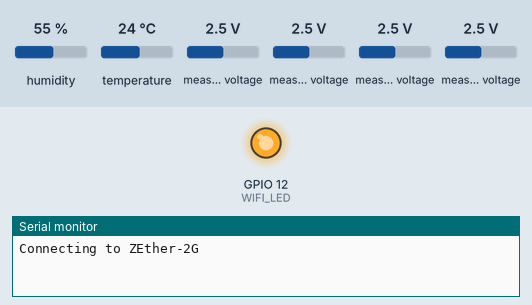
This sketch was run on a simulated ESP8266 (NodeMCU). Parts: output pins drawn as LEDs (lit = HIGH), the last lines printed to the serial monitor. Inputs (shaded band) come from the test bench; at power-on: humidity 55 %, temperature 24 °C, measured voltage 2.5 V. WiFi joins after 1.5 s; servers stay silent unless stated; network time is answered at once with the bench clock; the local clock reads 2024-03-15 10:24:30 at power-on unless the sketch sets it; no MQTT or app messages arrive unless stated.

Above: at 0.1 s.
At 1.6 s:
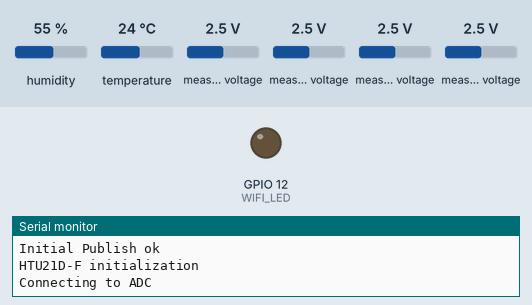
Timing chart, 0 to 3.1 s (numbered marks = the images above):
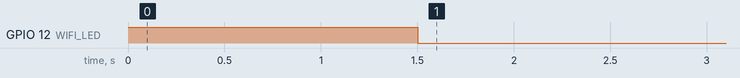

The sketch:

RemoteEnvSensorESP_v1.1.ino
```cpp
// (licence header left out)
#include <NTPClient.h>
#include <ESP8266WiFi.h>
#include <WiFiUdp.h>
#include <PubSubClient.h>
#include <Adafruit_HTU21DF.h>
#include <Wire.h>
#include <Adafruit_ADS1015.h>
#include <user_interface.h>  /* for os timer functionality */

/********************* Hardware Connections ********************/
//#define UNUSED   0  // built in LED on Huzzah
//#define UNUSED   2
//#define I2C_SDA  4  // defined elsewhere
//#define I2C_SCL  5  // defined elsewhere
#define WIFI_LED   12
//#define UNUSED   13
//#define UNUSED   14
//#define UNUSED   15
//#define UNUSED   16
//
// which hardware is actually connected?
#define HTU21DF_P       // Is the temp/hum module present
#define ADS1015_P       // Is the A/D present (for the gas reading)
#define THERMISTORS  2  // Are using the A/D to sense thermistors, and how many


/********************* WiFi Access Point ***********************/
// zimknives shop
//#define WLAN_SSID       "WIFIDBF86C"
//#define WLAN_PASS       "WFF7WQY771CH6ZRU"
//#define LOCATION        "cnc_router"

// home
#define WLAN_SSID       "ZEther-2G"
#define WLAN_PASS       "leonardo1519"
#define LOCATION        "Basement_Tech"

/*********************  MQTT Server Info  *********************/
#define SERVER      "192.168.1.10"
#define SERVERPORT  1883

/********************* MQTT Payload Information ***************/
#define TOPIC_TEST      "PamTest-esp8266"
#define TOPIC_ENV_TEMP  "zk-env/temp"
#define TOPIC_ENV_HUM   "zk-env/humidity"
#define TOPIC_ENV_GASCO   "zk-env/gasco"
#define TOPIC_ENV_GASPR "zk-env/gaspr"
#define TOPIC_ENV_GASRW  "zk-env/gasrw"
#define TOPIC_STIME     "zk-env/time"
#define TOPIC_ENV_THERM0    "zk-env/therm0"
#define TOPIC_ENV_THERM1    "zk-env/therm1"

/********************* Behavioral Characteristics *************/
// delay for the main sensing loop
// samples are sent this often in mS
#define MQTT_INTERVAL  5000 // Currently not used
#define ACQ_INTERVAL   250  // A/D sampling interval

// display debug messages in the loop if defined
// the messages really don't take much time, however ... maybe 10 mS
#define L_DEBUG_MSG
//#define FL_DEBUG_MSG  // beware, if ACQ_INTERVAL is small, this will pump out a lot of messages

/*
 * set up the structure and callback() for the slower loop functionality
 */
os_timer_t sampleTimer; /* for the slower sample loop */
bool sampleTimerOccured;
void sampleTimerCallback(void *pArg)  {
  sampleTimerOccured = true;
}

/*
 * faster loop
 */
os_timer_t acqTimer; /* for the slower sample loop */
bool acqTimerOccured;
void acqTimerCallback(void *pArg)  {
  acqTimerOccured = true;
}

/*
 * use these to do more repeatable loop timing
 * only delay the amount of the SEND_INTERVAL that wasn't used up by other calls
 */
unsigned long currentMillis = 0, previousMillis = 0;

/*
 * ADS1015 12-bit (i2c) ADC
 * ------------------------
 *
 * ADC gain
 *
 * With GAIN_TWO full scale is +/- 2.048 v according to the data sheet.
 * 12 bit adc(i.e. +/- 11-bits (2048)) results in a perfect 1 mV/bit.
 * (Note that the interface circuitry uses a voltage divider to insure
 * that the sensor output stays within the limit of the ADC powered at
 * 3.3v.  Therefore each ADC bit is 2mV from the sensor.)
 */
#define ADC_GAIN         GAIN_TWO
#define ADC_SAMPLES      3  /* just for electrical noise filtering */
#define ADC_INTERVAL     5  /* mS between averaged samples */
#define ADC_AVG_SAMPLES  4  /* samples to be averaged for mqtt publish */

int adc_count;  /* number of samples acquired before average is calculated */

int i, j, k;  /* looping parameters; not intended to be persistent */

int16_t adc[4]; /* raw adc readings */
float   adcsum;  /* accumulator used for averaging */

#ifdef ADS1015_P
// Instantiate the ADC for the gas sensor
Adafruit_ADS1015 ads;
#endif

/*
 * THERMISTOR
 * ----------
 * used to convert thermistor adc values to physical units
 *
 *   VS = 3.3V
 *    |
 *    /
 *    \  seriesR
 *    /
 *    |
 *    --- ADC input -> physically connected to adc[1] and adc [3]
 *    |
 *    /
 *    \  thermR
 *    /
 *    |
 *   GND
 */
const float adcMax = 3336.00;  /* more precise 3.3v, measured */
const float invBeta = 1.00 / 3950.00;  /* thermistor beta parameter from the manufacturer */
const float invT0 = 1.00 / (22.06 + 273.15);  /* 1/T0 in deg K, inverse of thermistor calibration point */
const float T0R = 107592.00;  /* thermistor resistance at T0  */
const float seriesR = 100000.00;  /* series resistor */

struct thermistor  {
  int adc_ch;
  float tempK;
  float tempC;
  float tempF;
  float thermR;
};

struct thermistor therms[THERMISTORS] =
{
  {1, 0, 0, 0, 0},
  {3, 0, 0, 0, 0}
};

/*
 * MiCS5524 GAS SENSOR
 * -------------------
 * convert the adc reading to PPM.
 * use the appropriate formula for different gasses.
 * remember that the sensor cannot distinguish which gas is causing
 * the reading.  so, this just calculates various PPM's as if the sensor
 * was responding to a particular gas.
 *
 * 0 = no conversion
 * 1 = CO
 * 2 = propane
 *
 *
 *****
 *** These formula's are a guess !!!  *** NOT CALIBRATED ***
 *** Under absolute no circumstances should this software/firmware alone or in
 *** combination with hardware on which it was designed to run be used
 *** to make safety and/or health decisions.
 ***
 *** Do not use it to determine if a
 *** location is safe for human or animal occupancy.  It was developed solely
 *** for hobby and learning purposes.
 *****
 */
#define PASSTHRU 0
#define CARBMONO 1
#define PROPANE  2
#define VS       (float)5.19   // supply voltage
#define R0       (float)164161 // sensor resistance in air (no CO) ... measured
#define RL       (float)10000  // load resistor; fixed in hardware
#define VPBIT    (float)0.002  // V / bit; remember hardware voltage divider

float gas_v_to_ppm(int formula, float bits)  {

  float ppm = (float)-1;
  float rs;

  rs = RL * ((VS/(VPBIT * bits)) - 1);

  switch(formula)  {
    case PASSTHRU:
      ppm = VPBIT * bits;
      break;

    case PROPANE:
      ppm = (float)10500 * pow(((rs/R0)/0.065),-2.2561);
      break;

    case CARBMONO:
      ppm = (float)4.7 * pow(((rs/R0)),-1.1792);
      break;

    default:
      break;
  }

  return ppm;
}


/*
 *  NIST NETWORK TIME
 *  -----------------
 *  seconds to get from Greenwich to CST
 */
#define TZ_OFFSET      -21600

// Instantiate the UDP and Network Time Protocol
WiFiUDP ntpUDP;
NTPClient timeClient(ntpUDP, TZ_OFFSET);


/*
 * HTU21D Temp/Humidity (I2C)
 * --------------------------
 * Temp and Humidity calibration
 * I measured the temp at 72, 44, 27 deg F.  The sensor was
 * about the same and 1.41 deg C  too high on average.  I don't have
 * a good way to measure humidity.
 */
#define TEMP_OFFSET   -1.41
#define HUM_OFFSET     0

#ifdef HTU21DF_P
// Instantiate the temp/humidity sensor
Adafruit_HTU21DF htu = Adafruit_HTU21DF();
#endif

/*
 * WIFI
 */

// Instantiate an ESP8266 WiFiClient class to connect to the MQTT server.
WiFiClient WiFiclient;

/*
 *  Connect to WiFi access point.
 *  Put it in a function in case re-connect is necessary.
 */
wl_status_t  LWifiConnect(bool first)  {
  Serial.println();
  if(first == true)
    Serial.print("Connecting to ");
  else
    Serial.print("Re-connecting to ");
  Serial.println(WLAN_SSID);

  // Wait for the connection to succeed ... wait forever
  WiFi.begin(WLAN_SSID, WLAN_PASS);
  while (WiFi.status() != WL_CONNECTED) {
    delay(500);
    Serial.print(".");
  }
  Serial.println();

  Serial.println("WiFi connected");
  Serial.println("IP address: ");
  Serial.println(WiFi.localIP());

  return(WiFi.status());
}


/*
 * MQTT
 * ----
 */

void callback(char* topic, byte* payload, unsigned int length) {
  Serial.println("Message back from broker");
  Serial.println(topic);
}

// Setup the MQTT client class by passing in the WiFi client and MQTT server
PubSubClient mqtt(SERVER, SERVERPORT, callback, WiFiclient);

// Convert a mac address to a string
String macToStr(const uint8_t* mac)
{
  String result;
  for (int i = 0; i < 6; ++i) {
    result += String(mac[i], 16);
    if (i < 5)
      result += ':';
  }
  return result;
}


/*
 * Connect or re-connect to the mqtt data broker
 */
bool LMQTTConnect(bool first)  {

  bool status = false;

  // Generate client name based on MAC address and last 8 bits of microsecond counter
  String clientName;
  clientName += "esp8266-";
  uint8_t mac[6];
  WiFi.macAddress(mac);
  clientName += macToStr(mac);
  clientName += "-";
  clientName += String(micros() & 0xff, 16);

  if(first == true)
    Serial.print("Attempting connection to MQTT ");
  else
    Serial.print("Attempting re-connection to MQTT ");
  Serial.print(SERVER);
  Serial.print(" as ");
  Serial.println(clientName);

  if (mqtt.connect((char*) clientName.c_str())) {
    Serial.println("Connected to MQTT broker");
    Serial.print("Topic is: ");
    Serial.println(TOPIC_TEST);

    if (mqtt.publish(TOPIC_TEST, "hello from ESP8266")) {
      Serial.println("Initial Publish ok");
    }
    else {
      Serial.println("Initial Publish failed");
      status = false;
    }
  }
  else {
    Serial.println("MQTT connect failed");
    Serial.println("Will try again...");
    status = false;
  }
  return(status);
}

void delay_yield(int msecs)  {
  int i = 0;
  for (i = 0; i < msecs/10; i++)  {
    delay(10);
    yield();
  }
}

/*
 * Form up a json payload.  Overload for three parm types.
 * (could have found a json library, but this seemed pretty trivial)
 */
String json_sample(String parm, float value, String location, String tstamp)  {

  String enviro;

  enviro =          "{ \"" + parm + "\":";
  enviro = enviro +   "{ " + "\"value\": " + String(value) + ",";
  enviro = enviro +          "\"location\": \"" + location + "\",";
  enviro = enviro +          "\"tstamp\": \"" + tstamp + "\"";
  enviro = enviro +   "}";
  enviro = enviro + "}";

  return(enviro);
}
String json_sample(String parm, String value, String location, String tstamp)  {

  String enviro;

  enviro =          "{ \"" + parm + "\":";
  enviro = enviro +   "{ " + "\"value\": \"" + value + "\",";
  enviro = enviro +          "\"location\": \"" + location + "\",";
  enviro = enviro +          "\"tstamp\": \"" + tstamp + "\"";
  enviro = enviro +   "}";
  enviro = enviro + "}";

  return(enviro);
}
String json_sample(String parm, int value, String location, String tstamp)  {

  String enviro;

  enviro =          "{ \"" + parm + "\":";
  enviro = enviro +   "{ " + "\"value\": \"" + value + "\",";
  enviro = enviro +          "\"location\": \"" + location + "\",";
  enviro = enviro +          "\"tstamp\": \"" + tstamp + "\"";
  enviro = enviro +   "}";
  enviro = enviro + "}";

  return(enviro);
}

// variables for the raw sensor readings
float    temp;
float    humidity;
int16_t  gas;
String   enviro, timestamp;  /* pointer to the MQTT payload */


/*
 * ***************  SETUP  ***************
 */
void setup() {
  int i = 0;

  Serial.begin(115200);

//#define NEW_STUFF
#ifdef NEW_STUFF
  // Clean up any garbage on the input line
  while(Serial.available() > 0)
    Serial.read();

  // let all of the devices stabilize after power-up; use the time to allow char entry
  Serial.println("");
  Serial.println("Press any key in the next 5 seconds to enter configuration mode");

  i = 10;
  while((Serial.available() <= 0) && (i > 0))  {
    Serial.print(i);
    Serial.print(" ... ");
    delay_yield(500);
    i--;
  }
  Serial.println("");

  if(Serial.available() > 0)  {
    while(Serial.read() > 0); // read the interrupting char and any other garbage

    /*
     * Prompt and set the configuration values
     */
    Serial.println(" ... all done ... continuing  ...");
  }
#endif
//delay_yield(1000);

  /*
   * Setup the LED for indicating Wifi connection and
   * connect to WiFi access point.
   */
  pinMode(WIFI_LED, OUTPUT);
  digitalWrite(WIFI_LED, HIGH);
  if(LWifiConnect(true) == WL_CONNECTED)
    digitalWrite(WIFI_LED, LOW);

  // Start the NTP client
  timeClient.begin();

  // Get the first update from the NIST server
  if(timeClient.update() == true)
    Serial.println("NIST provided the time successfully");

  // Setup the MQTT connection and attempt an initial publish
  LMQTTConnect(true);

#ifdef HTU21DF_P
  // Setup the temp and humidity sensor
  Serial.println("HTU21D-F initialization");
  if (htu.begin() != true)
    Serial.println("Couldn't find t/h sensor!");
#endif

#ifdef ADS1015_P
  // Setup the ADC for acquisition
  Serial.println("Connecting to ADC");
  ads.begin();
  ads.setGain(ADC_GAIN); // Set the gain for all channels
#endif

  currentMillis = previousMillis = millis();

  adc_count = 0;

  /*
   * initialize the slower loop timer for data collection/publish
   */
  sampleTimerOccured = false;
  os_timer_setfn(&sampleTimer, sampleTimerCallback, NULL);  /* attach the callback */
  os_timer_arm(&sampleTimer, MQTT_INTERVAL, true);

  /*
   * initialize the faster, acquisition loop timer for data collection/publish
   */
  acqTimerOccured = false;
  os_timer_setfn(&acqTimer, acqTimerCallback, NULL);  /* attach the callback */
  os_timer_arm(&acqTimer, ACQ_INTERVAL, true);
}

/*
 * ***************  LOOP  ***************
 */
void loop() {

  /*
   * check for the faster, acquisition time
   * at this writing, th eloop is taking about 190 mS
   *
   */
  if(acqTimerOccured == true)  {
    /*
     * keep track of milliseconds used in the fast loop
     */
    previousMillis = millis();

    /*
     * read the physical sensors, if they exist
     */
  #ifdef HTU21DF_P
    temp = htu.readTemperature() + TEMP_OFFSET;
    humidity = htu.readHumidity() + HUM_OFFSET;
  #endif

  #ifdef ADS1015_P
    for (i = 0; i < 4; i++)  {   /* loop through the adc channels */
      adcsum = 0;
      for(j = 0; j < ADC_SAMPLES; j++)  {  /* make the requested number of samples in the average */
        adcsum += ads.readADC_SingleEnded(i);
        delay(ADC_INTERVAL);
      }
      adc[i] = adcsum / ADC_SAMPLES;
    #ifdef FL_DEBUG_MSG
      Serial.print("ADC["); Serial.print(i); Serial.print("] = "); Serial.println(adc[i]);
    #endif
    }

  #endif

  #ifdef THERMISTORS
    for(i = 0; i < THERMISTORS; i++)  {
    #ifdef FL_DEBUG_MSG
      Serial.print("Thermistor # "); Serial.print(i); Serial.println(" :");
    #endif
      therms[i].thermR = seriesR / ((adcMax/adc[therms[i].adc_ch]) - 1);
    #ifdef FL_DEBUG_MSG
      Serial.print("thermR: "); Serial.print(therms[i].thermR);
    #endif
      therms[i].tempK = 1.00 / (invT0 + invBeta * (log(therms[i].thermR/T0R)));

      therms[i].tempC = therms[i].tempK - 273.15;
      therms[i].tempF = ((9.0 * therms[i].tempC) / 5.00) + 32.00;
    #ifdef FL_DEBUG_MSG
      Serial.print(", tempK: "); Serial.print(therms[i].tempK);
      Serial.print(", tempC: "); Serial.print(therms[i].tempC);
      Serial.print(", tempF: "); Serial.println(therms[i].tempF);
    #endif
    }

  #endif


    if(adc_count < ADC_AVG_SAMPLES)
      adc_count++;
    else  {
      adc_count = 0;
    #ifdef FL_DEBUG_MSG
      Serial.println("Acq average count reached");
    #endif
    }

    /*
     * how much time used in theloop
     */
    currentMillis = millis();
  #ifdef FL_DEBUG_MSG
    Serial.print("Time used in loop: "); Serial.println(currentMillis - previousMillis);
    Serial.println();
  #endif
    acqTimerOccured = false;
  }  /* end of acquisition loop */

  /*
   * check for the publish/slower tick timer
   */
  if(sampleTimerOccured == true)  {


    Serial.println("Tick Occured");

    /*
     * Status the WIFI and set the LED indicator accordingly
     */
    if(WiFi.status() == WL_CONNECTED)
      digitalWrite(WIFI_LED, LOW);
    else {
      digitalWrite(WIFI_LED, HIGH);
      LWifiConnect(false);
    }

    // Service the NTP client. Updates happen much slower per defaults.
    timeClient.update();

    /*
     * Publish the data
     */
    if (mqtt.connected()) {

      /*
       * Prepare and send the sample time ... do this first to be close to the acquition.
       */
      timestamp = timeClient.getFormattedTime();

      enviro = json_sample("tstamp", timestamp, LOCATION, timestamp);
    #ifdef L_DEBUG_MSG
      Serial.print("Sending sample time: ");
    #endif
      if (mqtt.publish(TOPIC_STIME, (char*) enviro.c_str()))
      #ifdef L_DEBUG_MSG
        Serial.println("Publish ok")
      #endif
        ;
      else
      #ifdef L_DEBUG_MSG
        Serial.println("Publish failed")
      #endif
        ;

  #ifdef HTU21DF_P

      enviro = json_sample("temp", temp, LOCATION, timestamp);
    #ifdef L_DEBUG_MSG
      Serial.print("Sending enviro-temp data: ");
    #endif

      if (mqtt.publish(TOPIC_ENV_TEMP, (char*) enviro.c_str()))
      #ifdef L_DEBUG_MSG
        Serial.println("Publish ok")
      #endif
        ;
      else
      #ifdef L_DEBUG_MSG
        Serial.println("Publish failed")
      #endif
        ;


      /*
       * prep and send the humidity data
       */

      enviro = json_sample("humidity", humidity, LOCATION, timestamp);
    #ifdef L_DEBUG_MSG
      Serial.print("Sending enviro-hum data: ");
    #endif

      if (mqtt.publish(TOPIC_ENV_HUM, (char*) enviro.c_str()))
      #ifdef L_DEBUG_MSG
        Serial.println("Publish ok")
      #endif
        ;
      else
      #ifdef L_DEBUG_MSG
        Serial.println("Publish failed")
      #endif
        ;
  #endif

  #ifdef THERMISTORS
      enviro = json_sample("therm0", therms[0].tempC, LOCATION, timestamp);
    #ifdef L_DEBUG_MSG
      Serial.print("Sending enviro-therm0 data: ");
    #endif

      if (mqtt.publish(TOPIC_ENV_THERM0, (char*) enviro.c_str()))
      #ifdef L_DEBUG_MSG
        Serial.println("Publish ok")
      #endif
        ;
      else
      #ifdef L_DEBUG_MSG
        Serial.println("Publish failed")
      #endif
        ;

      enviro = json_sample("therm1", therms[1].tempC, LOCATION, timestamp);
    #ifdef L_DEBUG_MSG
      Serial.print("Sending enviro-therm1 data: ");
    #endif

      if (mqtt.publish(TOPIC_ENV_THERM1, (char*) enviro.c_str()))
      #ifdef L_DEBUG_MSG
        Serial.println("Publish ok")
      #endif
        ;
      else
      #ifdef L_DEBUG_MSG
        Serial.println("Publish failed")
      #endif
        ;
  #endif

  #ifdef MICS5524_P
      /*
       * send the raw gas sensor data
       */
      enviro = json_sample("gasrw", gas, LOCATION, timestamp);
    #ifdef L_DEBUG_MSG
      Serial.print("Sending enviro-gasrw data: ");
    #endif

      if (mqtt.publish(TOPIC_ENV_GASRW, (char*) enviro.c_str()))
      #ifdef L_DEBUG_MSG
        Serial.println("Publish ok")
      #endif
        ;
      else
      #ifdef L_DEBUG_MSG
        Serial.println("Publish failed")
      #endif
        ;

      /*
       * send the gas sensor data converted to PPM as if CO
       */
      enviro = json_sample("gasco", gas_v_to_ppm(CARBMONO, gas), LOCATION, timestamp);
    #ifdef L_DEBUG_MSG
      Serial.print("Sending enviro-gasco data as Carbon Monoxide PPM: ");
    #endif

      if (mqtt.publish(TOPIC_ENV_GASCO, (char*) enviro.c_str()))
      #ifdef L_DEBUG_MSG
        Serial.println("Publish ok")
      #endif
        ;
      else
      #ifdef L_DEBUG_MSG
        Serial.println("Publish failed")
      #endif
        ;

      /*
       * send the gas sensor data converted to PPM as if Propane
       */
      enviro = json_sample("gaspr", gas_v_to_ppm(PROPANE, gas), LOCATION, timestamp);
    #ifdef L_DEBUG_MSG
      Serial.print("Sending enviro-gaspr data as Propane PPM: ");
    #endif
      if (mqtt.publish(TOPIC_ENV_GASPR, (char*) enviro.c_str()))
      #ifdef L_DEBUG_MSG
        Serial.println("Publish ok")
      #endif
        ;
      else
      #ifdef L_DEBUG_MSG
        Serial.println("Publish failed")
      #endif
        ;
  #endif


    }
    /*
     * if the mqtt connection was lost, attempt to reconnect
     */
    else  {
      LMQTTConnect(false);
    }


    sampleTimerOccured = false;
  }  /* end of slow loop */

  yield();
} /* end of loop */
```
